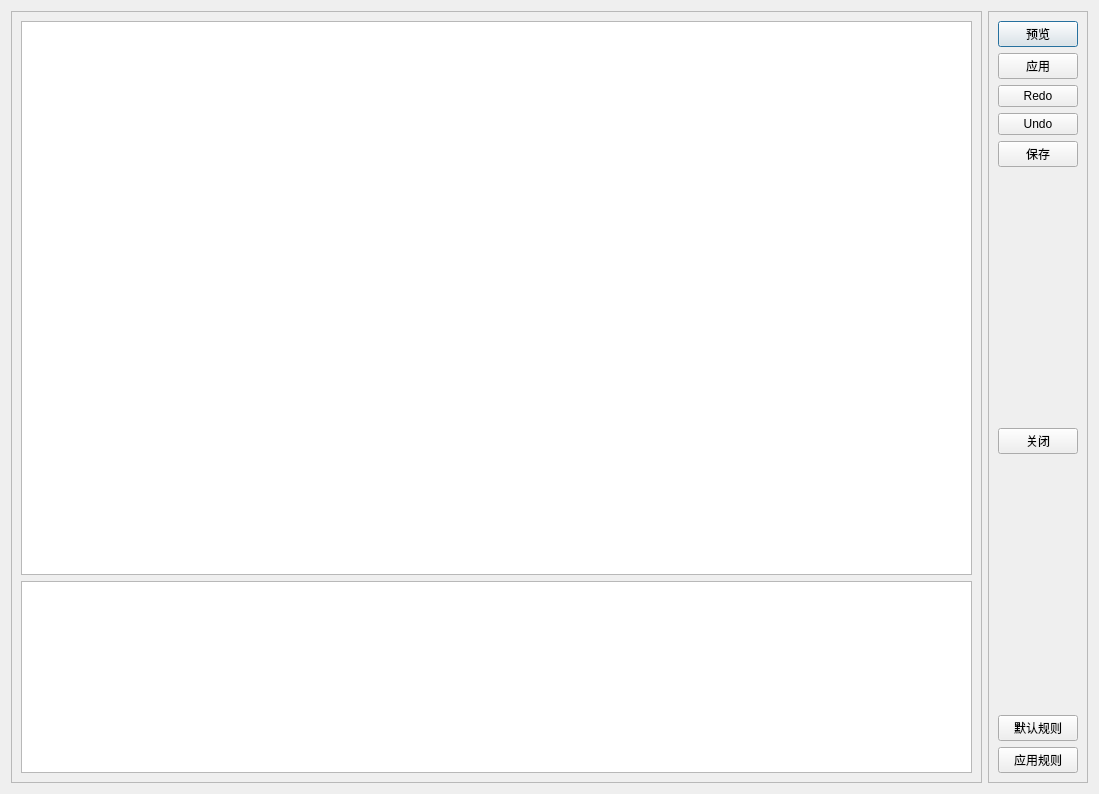
<?xml version="1.0" encoding="UTF-8"?>
<ui version="4.0">
 <class>CorrectDialog</class>
 <widget class="QDialog" name="CorrectDialog">
  <property name="geometry">
   <rect>
    <x>0</x>
    <y>0</y>
    <width>1099</width>
    <height>794</height>
   </rect>
  </property>
  <property name="windowTitle">
   <string>校对文本文件</string>
  </property>
  <layout class="QHBoxLayout" name="horizontalLayout">
   <item>
    <widget class="QFrame" name="frame_2">
     <property name="frameShape">
      <enum>QFrame::StyledPanel</enum>
     </property>
     <property name="frameShadow">
      <enum>QFrame::Raised</enum>
     </property>
     <layout class="QVBoxLayout" name="verticalLayout">
      <item>
       <widget class="QTextEdit" name="textEdit"/>
      </item>
      <item>
       <widget class="QPlainTextEdit" name="plainTextEdit">
        <property name="sizePolicy">
         <sizepolicy hsizetype="Expanding" vsizetype="Fixed">
          <horstretch>0</horstretch>
          <verstretch>0</verstretch>
         </sizepolicy>
        </property>
       </widget>
      </item>
     </layout>
    </widget>
   </item>
   <item>
    <widget class="QFrame" name="frame">
     <property name="frameShape">
      <enum>QFrame::StyledPanel</enum>
     </property>
     <property name="frameShadow">
      <enum>QFrame::Raised</enum>
     </property>
     <layout class="QVBoxLayout" name="verticalLayout_2">
      <item>
       <widget class="QPushButton" name="pushButtonPreview">
        <property name="text">
         <string>预览</string>
        </property>
       </widget>
      </item>
      <item>
       <widget class="QPushButton" name="pushButtonApply">
        <property name="text">
         <string>应用</string>
        </property>
       </widget>
      </item>
      <item>
       <widget class="QPushButton" name="pushButtonRedo">
        <property name="text">
         <string>Redo</string>
        </property>
       </widget>
      </item>
      <item>
       <widget class="QPushButton" name="pushButtonUndo">
        <property name="text">
         <string>Undo</string>
        </property>
       </widget>
      </item>
      <item>
       <widget class="QPushButton" name="pushButtonSave">
        <property name="text">
         <string>保存</string>
        </property>
       </widget>
      </item>
      <item>
       <spacer name="verticalSpacer_3">
        <property name="orientation">
         <enum>Qt::Vertical</enum>
        </property>
        <property name="sizeHint" stdset="0">
         <size>
          <width>20</width>
          <height>40</height>
         </size>
        </property>
       </spacer>
      </item>
      <item>
       <widget class="QPushButton" name="pushButtonClose">
        <property name="text">
         <string>关闭</string>
        </property>
       </widget>
      </item>
      <item>
       <spacer name="verticalSpacer">
        <property name="orientation">
         <enum>Qt::Vertical</enum>
        </property>
        <property name="sizeHint" stdset="0">
         <size>
          <width>20</width>
          <height>40</height>
         </size>
        </property>
       </spacer>
      </item>
      <item>
       <widget class="QPushButton" name="pushButtonResetRuler">
        <property name="text">
         <string>默认规则</string>
        </property>
       </widget>
      </item>
      <item>
       <widget class="QPushButton" name="pushButtonReloadRuler">
        <property name="text">
         <string>应用规则</string>
        </property>
       </widget>
      </item>
     </layout>
    </widget>
   </item>
  </layout>
 </widget>
 <resources/>
 <connections>
  <connection>
   <sender>pushButtonClose</sender>
   <signal>clicked()</signal>
   <receiver>CorrectDialog</receiver>
   <slot>close()</slot>
   <hints>
    <hint type="sourcelabel">
     <x>892</x>
     <y>141</y>
    </hint>
    <hint type="destinationlabel">
     <x>480</x>
     <y>377</y>
    </hint>
   </hints>
  </connection>
 </connections>
</ui>
